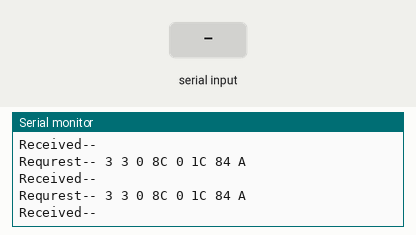
A sketch run on a simulated Arduino Uno, built with avr-gcc and run on an emulated ATmega328P. Parts: the last lines printed to the serial monitor. The test bench sets the inputs (shaded band).

Above: at 2.8 s.
2.9 s: "1" received over the second serial link
At 3.7 s:
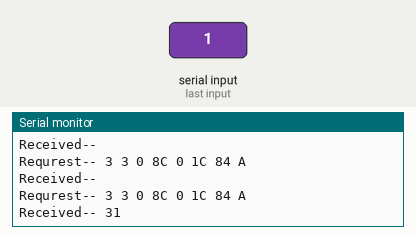
4.5 s: "0" received over the second serial link
At 5.5 s:
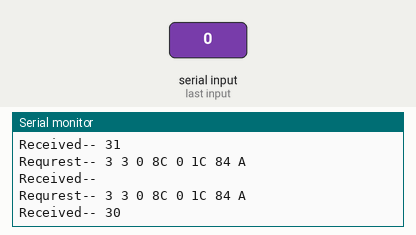
6.0 s: "2" received over the second serial link
At 7.0 s:
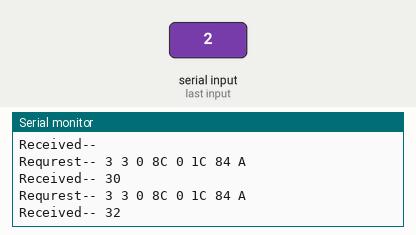

Measured:
- after the input at 2.9 s, the serial monitor: prints a new line after 0.19 s (image 1)
- after the input at 4.5 s, the serial monitor: prints a new line after 0.63 s (image 2)
- after the input at 6.0 s, the serial monitor: prints a new line after 0.15 s (image 3)

The sketch:

Meter-to-Arduino.ino
```cpp
/*
This code is the designed to get the data from the CIRCUTOR CVM-NRG96 energy meter and store at the Arduino UNO board.
Therefore, with this code, Arduino UNO board can work as a master.

  Name of the Engineer : Kavindu Makaranda Mohottala
  Data : 13 / 02 / 2024
  Version : v4.1.1

*/

#include <CRC16.h>
#include <SoftwareSerial.h>
#include <stdint.h>

const uint8_t rxPin = 2; // these pin number naming are same as the module pin naming
const uint8_t txPin = 3;
SoftwareSerial rs485(rxPin, txPin); // Create RS485 software serial object

const uint8_t slave_address = 0x03; //slave device address
const uint8_t function_code = 0x03;
const uint8_t data[] = {0x00, 0x8C, 0x00, 0x1C}; // starting register number and number of requesting registers
const uint8_t CRCC[] = {0x00, 0x00}; //for the CRC values

void setup() {
  Serial.begin(9600);
  rs485.begin(9600); // Configure RS485 serial port
}

void loop() {
  uint8_t frame[] = {slave_address, function_code, data[0], data[1], data[2], data[3], CRCC[0], CRCC[1]};

  CRC16 crc(0x8005, 0xFFFF, 0x0000, true, true); //polynomial, initial mask, after mask, before shift, after shift
  crc.add(frame, sizeof(frame)-2); // Exclude CRC bytes
  uint16_t crcValue = crc.getCRC();
  frame[sizeof(frame) - 2] = crcValue & 0xFF; //due to the MODBUS msg protocol, have to shift the registers of CRC
  frame[sizeof(frame) - 1] = crcValue >> 8;

  Serial.print("Requrest-- ");
  for (uint8_t i = 0; i < sizeof(frame); i++) {
    Serial.print(frame[i], HEX);
    Serial.print(" ");
  }
  Serial.println(" ");

  rs485.write(frame, sizeof(frame)); // Send the MODBUS frame to the Slave device

  delay(10); //wait for thr slave respond

  //Read the response
  uint8_t dataIndex = 0; //starting point the buffer for response
  uint8_t dataBuf[64] = {0}; //buffer for the response msg

  while(rs485.available()>0){
    uint8_t dataR = rs485.read();  //read the byte
    dataBuf[dataIndex] = dataR; //store the data in array
    dataIndex++;
  }

  //print the stored data
  Serial.print("Received-- ");
  for (uint8_t i = 0; i < dataIndex; i++) {
    Serial.print(dataBuf[i], HEX);
    Serial.print(" ");
  }
  Serial.println();

  uint8_t i = 0;
  uint8_t k = dataBuf[2] / 4; // number of parameters due to the 2 words = 1 parameter
  uint32_t result[k] = {0};

  uint8_t j = 3;
  while (i < k ) {
    result[i] = dataBuf[j] * 16777216 + dataBuf[j+1] * 65536 + dataBuf[j+2] * 256 + dataBuf[j+3];
    // 1 parameter = 0x00, 0x00, 0x08, 0xF9 = 2297
    j+=4;
    i++;
  }

  // for debugging purposes
  // for (uint8_t p = 0; p < i ; p++) {
  //   Serial.print(result[p]);
  //   Serial.print(" ");
  // }
  // Serial.println();
/*
  Serial.println("For line 1: ");
  Serial.print("Voltage (v): ");
  Serial.println((float)result[0]/10,2);
  Serial.print("Voltage (mA): ");
  Serial.println(result[1]);
  Serial.print("ACtive Power (W): ");
  Serial.println(result[2]);
  Serial.print("Reactive Power (VAR): ");
  Serial.println(result[3]);
  Serial.print("Power Fctor (x100): ");
  Serial.println(result[4]);

  Serial.println();
  Serial.println("For line 2: ");
  Serial.print("Voltage (v): ");
  Serial.println((float)result[5]/10,2);
  Serial.print("Voltage (mA): ");
  Serial.println(result[6]);
  Serial.print("ACtive Power (W): ");
  Serial.println(result[7]);
  Serial.print("Reactive Power (VAR): ");
  Serial.println(result[8]);
  Serial.print("Power Fctor (x100): ");
  Serial.println(result[9]);

  Serial.println();
  Serial.println("For line 3: ");
  Serial.print("Voltage (v): ");
  Serial.println((float)result[10]/10,2);
  Serial.print("Voltage (mA): ");
  Serial.println(result[11]);
  Serial.print("ACtive Power (W): ");
  Serial.println(result[12]);
  Serial.print("Reactive Power (VAR): ");
  Serial.println(result[13]);
  // Serial.print("Power Fctor (x100): ");
  // Serial.println(result[14]);
*/
  Serial.println();
  delay(1000);
}
```
